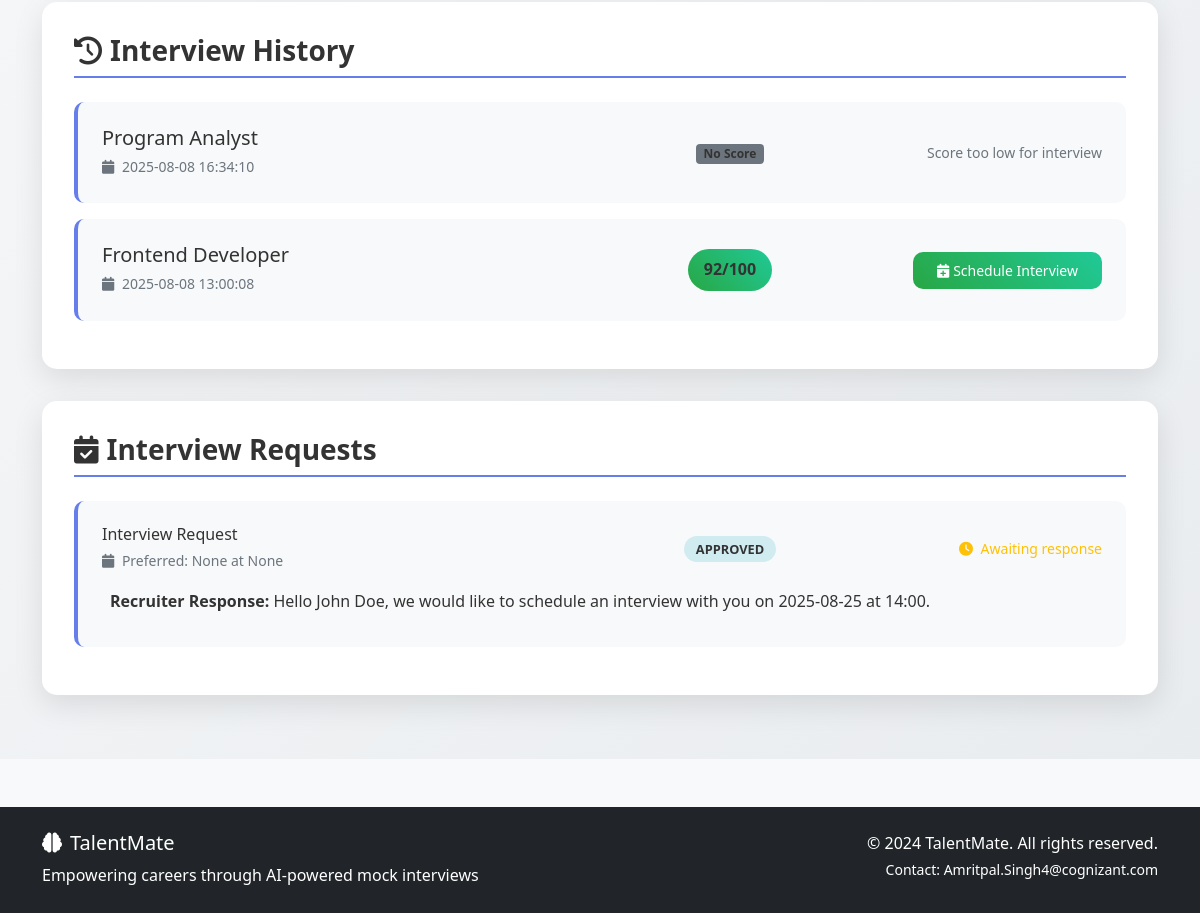
/profile (signed in, lower part), run on an earlier commit of the app's database.
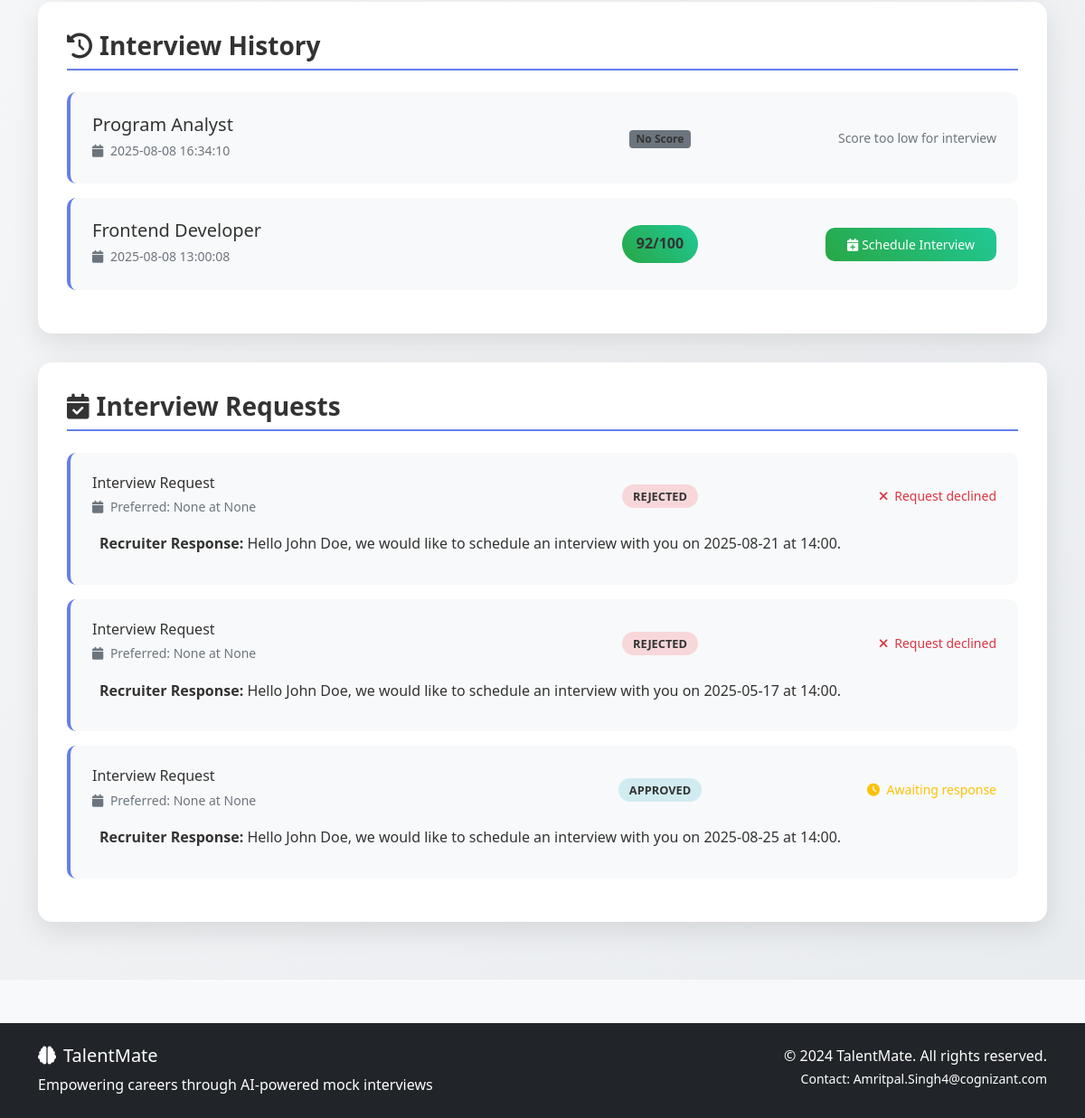
And on a later commit of the database.
### tables this page shows
CREATE TABLE interview_sessions (
            id INTEGER PRIMARY KEY AUTOINCREMENT,
            user_id INTEGER,
            session_id TEXT UNIQUE,
            job_role TEXT,
            resume_data TEXT,
            questions TEXT,
            answers TEXT,
            scores TEXT,
            created_at TIMESTAMP DEFAULT CURRENT_TIMESTAMP, overall_score INTEGER, status TEXT DEFAULT "completed",
            FOREIGN KEY (user_id) REFERENCES users (id)
        );

CREATE TABLE interview_requests (
            id INTEGER PRIMARY KEY AUTOINCREMENT,
            user_id INTEGER,
            session_id TEXT,
            preferred_date DATETIME,
            preferred_time TEXT,
            message TEXT,
            status TEXT DEFAULT 'pending',
            recruiter_id INTEGER,
            recruiter_response TEXT,
            scheduled_date DATETIME,
            created_at TIMESTAMP DEFAULT CURRENT_TIMESTAMP,
            updated_at TIMESTAMP DEFAULT CURRENT_TIMESTAMP, recruiter_proposed_date TEXT, recruiter_proposed_time TEXT, user_response TEXT DEFAULT "pending", user_proposed_date TEXT, user_proposed_time TEXT, final_date TEXT, final_time TEXT, workflow_status TEXT DEFAULT "recruiter_scheduling",
            FOREIGN KEY (user_id) REFERENCES users (id),
            FOREIGN KEY (recruiter_id) REFERENCES users (id)
        );

### app.py (the view)
@app.route('/profile')
@login_required
def profile():
    user_info = get_user_info(session['user_id'])
    if not user_info:
        flash('User not found', 'error')
        return redirect(url_for('home'))
    conn = sqlite3.connect('talentmate.db')
    cursor = conn.cursor()
    cursor.execute('''
        SELECT session_id, job_role, overall_score, created_at, status
        FROM interview_sessions
        WHERE user_id = ?
        ORDER BY created_at DESC
    ''', (session['user_id'],))
    interview_history = cursor.fetchall()
    cursor.execute('''
        SELECT ir.*, u.full_name as recruiter_name
        FROM interview_requests ir
        LEFT JOIN users u ON ir.recruiter_id = u.id
        WHERE ir.user_id = ?
        ORDER BY ir.created_at DESC
    ''', (session['user_id'],))
    interview_requests = cursor.fetchall()
    conn.close()
    return render_template('profile.html', user=user_info, interview_history=interview_history, interview_requests=interview_requests)

### app.py (called while the page is built)
def login_required(f):
    @wraps(f)
    def decorated_function(*args, **kwargs):
        if 'user_id' not in session:
            flash('Please log in to access this page.', 'error')
            return redirect(url_for('login'))
        return f(*args, **kwargs)
    return decorated_function

def get_user_info(user_id):
    conn = sqlite3.connect('talentmate.db')
    cursor = conn.cursor()
    cursor.execute('''
        SELECT username, email, full_name, role, phone, company, position,
               experience_years, skills, bio, profile_picture, created_at
        FROM users WHERE id = ?
    ''', (user_id,))
    user = cursor.fetchone()
    conn.close()
    return user

### templates/profile.html (shortened to what the changed rows need)
{% extends "base.html" %}
{% block content %}
<div class="profile-container">
    <div class="container">
                        {% set scores = interview_history|selectattr(2)|map(attribute=2)|list %}
                        {% set best_score = interview_history|selectattr(2)|map(attribute=2)|max if interview_history|selectattr(2)|list else 0 %}
        <div class="profile-card">
            {% if interview_history %}
                {% for session in interview_history %}
                <div class="interview-card">
                    <div class="row align-items-center">
                        <div class="col-md-6">
                            <h5 class="mb-1">{{ session[1] or 'General Interview' }}</h5>
                            <small class="text-muted">
                                <i class="fas fa-calendar me-1"></i>
                                {{ session[3].split('T')[0] if session[3] else 'Unknown date' }}
                            </small>
                        </div>
                        <div class="col-md-3 text-center">
                            {% if session[2] %}
                                {% set score = session[2] %}
                                <span class="score-badge
                                    {% if score >= 80 %}score-excellent
                                    {% elif score >= 60 %}score-good
                                    {% elif score >= 40 %}score-average
                                    {% else %}score-poor{% endif %}">
                                    {{ score }}/100
                                </span>
                            {% else %}
                                <span class="badge bg-secondary">No Score</span>
                            {% endif %}
                        </div>
                        <div class="col-md-3 text-end">
                                                         {% if session[2] and session[2] >= 70 %}
                                 <button class="btn btn-sm btn-success" onclick="openScheduleForm('{{ session[0] }}', '{{ session[1] }}', '{{ session[2] }}')">
                                     <i class="fas fa-calendar-plus me-1"></i>Schedule Interview
                                 </button>
                            {% else %}
                                <small class="text-muted">Score too low for interview</small>
                            {% endif %}
                        </div>
                    </div>
                </div>
                {% endfor %}
            {% endif %}
        </div>
        <div class="profile-card">
            {% if interview_requests %}
                {% for request in interview_requests %}
                <div class="interview-card">
                    <div class="row align-items-center">
                        <div class="col-md-6">
                            <h6 class="mb-1">Interview Request</h6>
                            <small class="text-muted">
                                <i class="fas fa-calendar me-1"></i>
                                Preferred: {{ request[3] }} at {{ request[4] }}
                            </small>
                        </div>
                        <div class="col-md-3 text-center">
                            <span class="status-badge status-{{ request[6] }}">
                                {{ request[6] }}
                            </span>
                        </div>
                        <div class="col-md-3 text-end">
                            {% if request[6] == 'approved' and request[9] %}
                                <small class="text-success">
                                    <i class="fas fa-check me-1"></i>
                                    Scheduled: {{ request[9] }}
                                </small>
                            {% elif request[6] == 'rejected' %}
                                <small class="text-danger">
                                    <i class="fas fa-times me-1"></i>
                                    Request declined
                                </small>
                            {% else %}
                                <small class="text-warning">
                                    <i class="fas fa-clock me-1"></i>
                                    Awaiting response
                                </small>
                            {% endif %}
                        </div>
                    </div>
                    {% if request[8] %}
                        <div class="mt-2 p-2 bg-light rounded">
                            <strong>Recruiter Response:</strong> {{ request[8] }}
                        </div>
                    {% endif %}
                </div>
                {% endfor %}
            {% else %}
                <div class="text-center py-4">
                    <i class="fas fa-calendar-times fa-3x text-muted mb-3"></i>
                    <h5>No interview requests yet</h5>
                    <p class="text-muted">Complete interviews with good scores to request real interviews.</p>
                </div>
            {% endif %}
        </div>
    </div>
</div>
{% endblock %}

What changed in the data, as far as the page shows it:
added interview_requests: request "None", status "REJECTED", shows "Request declined", recruiter_response "Hello John Doe, we would like to schedule an interview with you on 2025-08-21 at 14:00."
added interview_requests: request "None", status "REJECTED", shows "Request declined", recruiter_response "Hello John Doe, we would like to schedule an interview with you on 2025-05-17 at 14:00."
